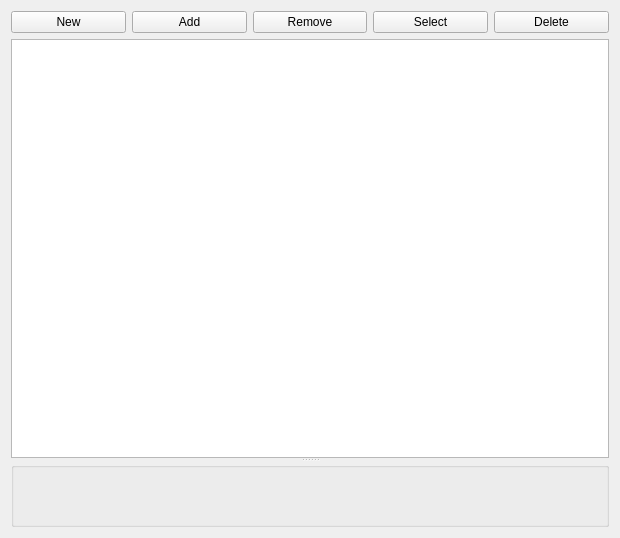
<?xml version="1.0" encoding="UTF-8"?>
<ui version="4.0">
 <class>bevelSetEditorWidget</class>
 <widget class="QWidget" name="bevelSetEditorWidget">
  <property name="geometry">
   <rect>
    <x>0</x>
    <y>0</y>
    <width>620</width>
    <height>538</height>
   </rect>
  </property>
  <property name="windowTitle">
   <string>Form</string>
  </property>
  <layout class="QVBoxLayout" name="verticalLayout">
   <item>
    <layout class="QHBoxLayout" name="horizontalLayout">
     <item>
      <widget class="QPushButton" name="newSetButton">
       <property name="text">
        <string>New</string>
       </property>
      </widget>
     </item>
     <item>
      <widget class="QPushButton" name="addMemberButton">
       <property name="text">
        <string>Add</string>
       </property>
      </widget>
     </item>
     <item>
      <widget class="QPushButton" name="removeMemberButton">
       <property name="text">
        <string>Remove</string>
       </property>
      </widget>
     </item>
     <item>
      <widget class="QPushButton" name="selectMemberButton">
       <property name="text">
        <string>Select</string>
       </property>
      </widget>
     </item>
     <item>
      <widget class="QPushButton" name="deleteSetButton">
       <property name="text">
        <string>Delete</string>
       </property>
      </widget>
     </item>
    </layout>
   </item>
   <item>
    <widget class="QSplitter" name="splitter">
     <property name="orientation">
      <enum>Qt::Vertical</enum>
     </property>
     <widget class="QTreeView" name="bevelSetTreeView"/>
     <widget class="QGroupBox" name="optionGroupBox">
      <property name="title">
       <string/>
      </property>
      <property name="alignment">
       <set>Qt::AlignCenter</set>
      </property>
      <property name="flat">
       <bool>true</bool>
      </property>
      <property name="checkable">
       <bool>false</bool>
      </property>
     </widget>
    </widget>
   </item>
  </layout>
 </widget>
 <resources/>
 <connections/>
</ui>
